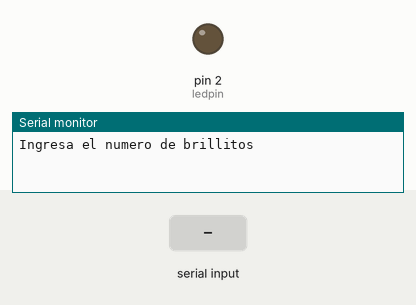
Bench run of a sketch on a simulated Arduino Uno, built with avr-gcc and run on an emulated ATmega328P. Parts: output pins drawn as LEDs (lit = HIGH), the last lines printed to the serial monitor. Dashed ring = blinking. Inputs (shaded band) come from the test bench.

Above: at 1.2 s.
1.3 s: "5\n" received over Serial
At 1.36 s:
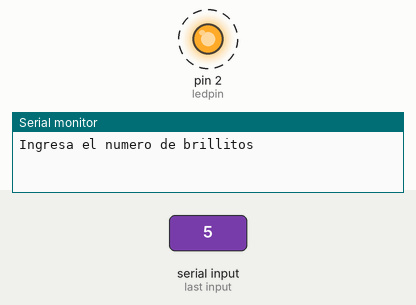
4.3 s: "90,45\n" received over Serial
At 4.62 s:
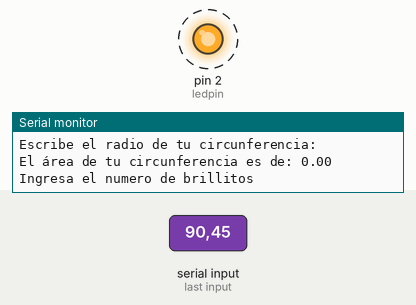
Timing chart, 0 to 13.3 s (numbered marks = the images above; inputs shaded):
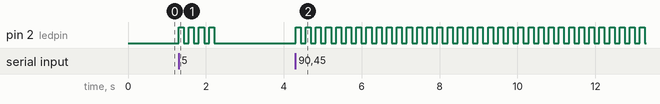

The sketch:

11_PROGRAMA_M_S_PERRAS_LECTURAS_SERIALES.ino
```cpp
int mynumber, brillito, ledpin = 2, time = 130;
String msg1 = "Porfavor ingresa un numero";  //Tipo string para decir algo
String msg2 = "Tu número (que me acabas de dar)es: ";

float radius;
float pi = 3.1415;
float area;
String msg3 = "Escribe el radio de tu circunferencia: ";
String msg4 = "El área de tu circunferencia es de: ";
void setup() {
  pinMode(ledpin, OUTPUT);
  Serial.begin(9600);
}

void loop() {
  Serial.println("Ingresa el numero de brillitos");
  //Serial.println(msg1);            //imprime el primer mensaje
  while (Serial.available() == 0) {  //mientras que en el campo no se haya escrito nada entonces esperamos
  }
  //mynumber = Serial.parseInt();//Analiza lo que se le digite y lo transforma en un entero
  //Serial.println(msg2);
  //Serial.println(mynumber);

  brillito = Serial.parseInt();  //contamos el numero de parpadeos que nos dieron
  //podemos usar tambien el parseFloat
  int i;
  for (i = 1; i < brillito; i++) {
    digitalWrite(ledpin, HIGH);
    delay(time);
    digitalWrite(ledpin, LOW);
    delay(time);
  }
  Serial.println();
  Serial.println(msg3);
  while (Serial.available() == 0) {
  }
  radius = Serial.parseFloat();
  area = pi * radius * radius;
  Serial.print(msg4);
  Serial.println(area);
}
```

Measured:
- after the input at 1.3 s, pin 2 (ledpin): alternates HIGH for 0.13 s and LOW for 0.13 s, 8 changes in all, then stays LOW, starting at once
- after the input at 4.3 s, pin 2 (ledpin): alternates HIGH for 0.13 s and LOW for 0.13 s, starting at once
